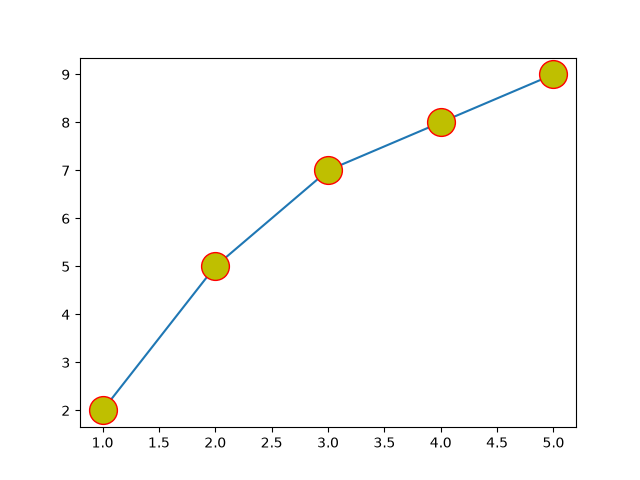

The script that saved this image:
# markeredgecolor (mec) and markerfacecolor (mfc) both combined

import matplotlib.pyplot as plt

x = [1, 2, 3, 4, 5]
y = [2, 5, 7, 8, 9]

plt.plot(x, y, marker='o', mfc='y', mec='r', ms=20)
plt.savefig("07_marker_color.png")

# Hexadecimal color values can also be used to set the color
